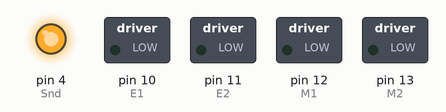
Bench run of a sketch on a simulated Arduino Uno, built with avr-gcc and run on an emulated ATmega328P. On the bench: switched loads named in the sketch (green lamp = pin HIGH), output pins drawn as LEDs (lit = HIGH).

Above: at 0.1 s.
At 3.6 s:
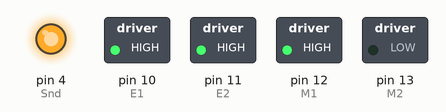
At 6.7 s:
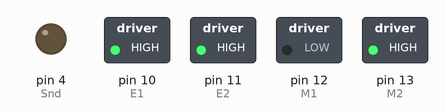
At 16.8 s:
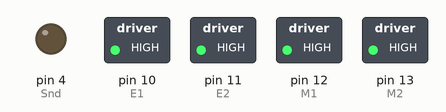
At 29.0 s:
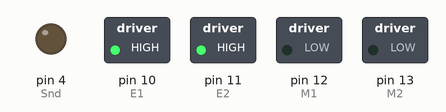
At 38.1 s:
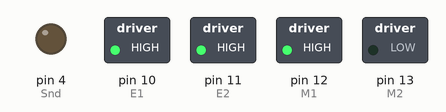
Timing chart, 0 to 40.0 s (numbered marks = the images above):
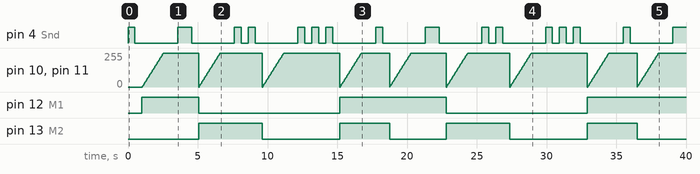

Measured:
- by itself, pin 10 (E1), pin 11 (E2): moves between 0/255 and 255/255, repeating every 17.7 s
- by itself, pin 12 (M1): goes HIGH 4.1 s, LOW 10.1 s, HIGH 7.6 s, LOW 10.1 s, then HIGH
- by itself, pin 13 (M2): LOW → HIGH at 5.1 s, → LOW 4.6 s later, → HIGH 5.6 s later, → LOW 3.6 s later, … (8 changes in this stretch)
- by itself, pin 4 (Snd): repeats every 17.7 s: LOW 3.1 s, HIGH 1.0 s, LOW 3.1 s, HIGH 0.50 s, LOW 0.50 s, HIGH 0.50 s, LOW 3.1 s, 2 × (HIGH 0.50 s, LOW 0.50 s), HIGH 0.50 s, LOW 3.1 s, HIGH 0.50 s

The sketch:

l298p.ino
```cpp
int E1 = 10;
int M1 = 12;
int E2 =11;
int M2 = 13;
int Snd = 4;

void setup()
{
  pinMode(M1, OUTPUT);
  pinMode(M2, OUTPUT);
  pinMode(Snd, OUTPUT);
}

void loop()
{

beep(500);
vpered();

beep(1000);
nazad();

beep(500);
beep(500);
vlevo();

beep(500);
beep(500);
beep(500);
vpravo();

}
void beep(int drtn)
{
      digitalWrite(Snd,HIGH);
      delay(drtn);
      digitalWrite(Snd,LOW);
      delay(500);
}
void vlevo() {
  // разворот влево

    int value;
    for(value = 0 ; value <= 255; value+=5)
    {
      digitalWrite(M1,LOW);
      digitalWrite(M2, LOW);
      analogWrite(E1, value);
      analogWrite(E2, value);
      delay(30);
    }
    delay(1000);
}
void vpravo()
 {
  // разворот вправо
    int value;
    for(value = 0 ; value <= 255; value+=5)
    {
      digitalWrite(M1,HIGH);
      digitalWrite(M2, HIGH);
      analogWrite(E1, value);
      analogWrite(E2, value);
      delay(30);
    }
    delay(1000);
  }

  void vpered() {
// вперед
    int value;
    for(value = 0 ; value <= 255; value+=5)
    {
      digitalWrite(M1,HIGH);
      digitalWrite(M2, LOW);
      analogWrite(E1, value);
      analogWrite(E2, value);
      delay(30);
    }
    delay(1000);
  }
  void nazad()
  {
// назад

    int value;
    for(value = 0 ; value <= 255; value+=5)
    {
      digitalWrite(M1,LOW);
      digitalWrite(M2, HIGH);
      analogWrite(E1, value);
      analogWrite(E2, value);
      delay(30);
    }
    delay(1000);
  }
```
